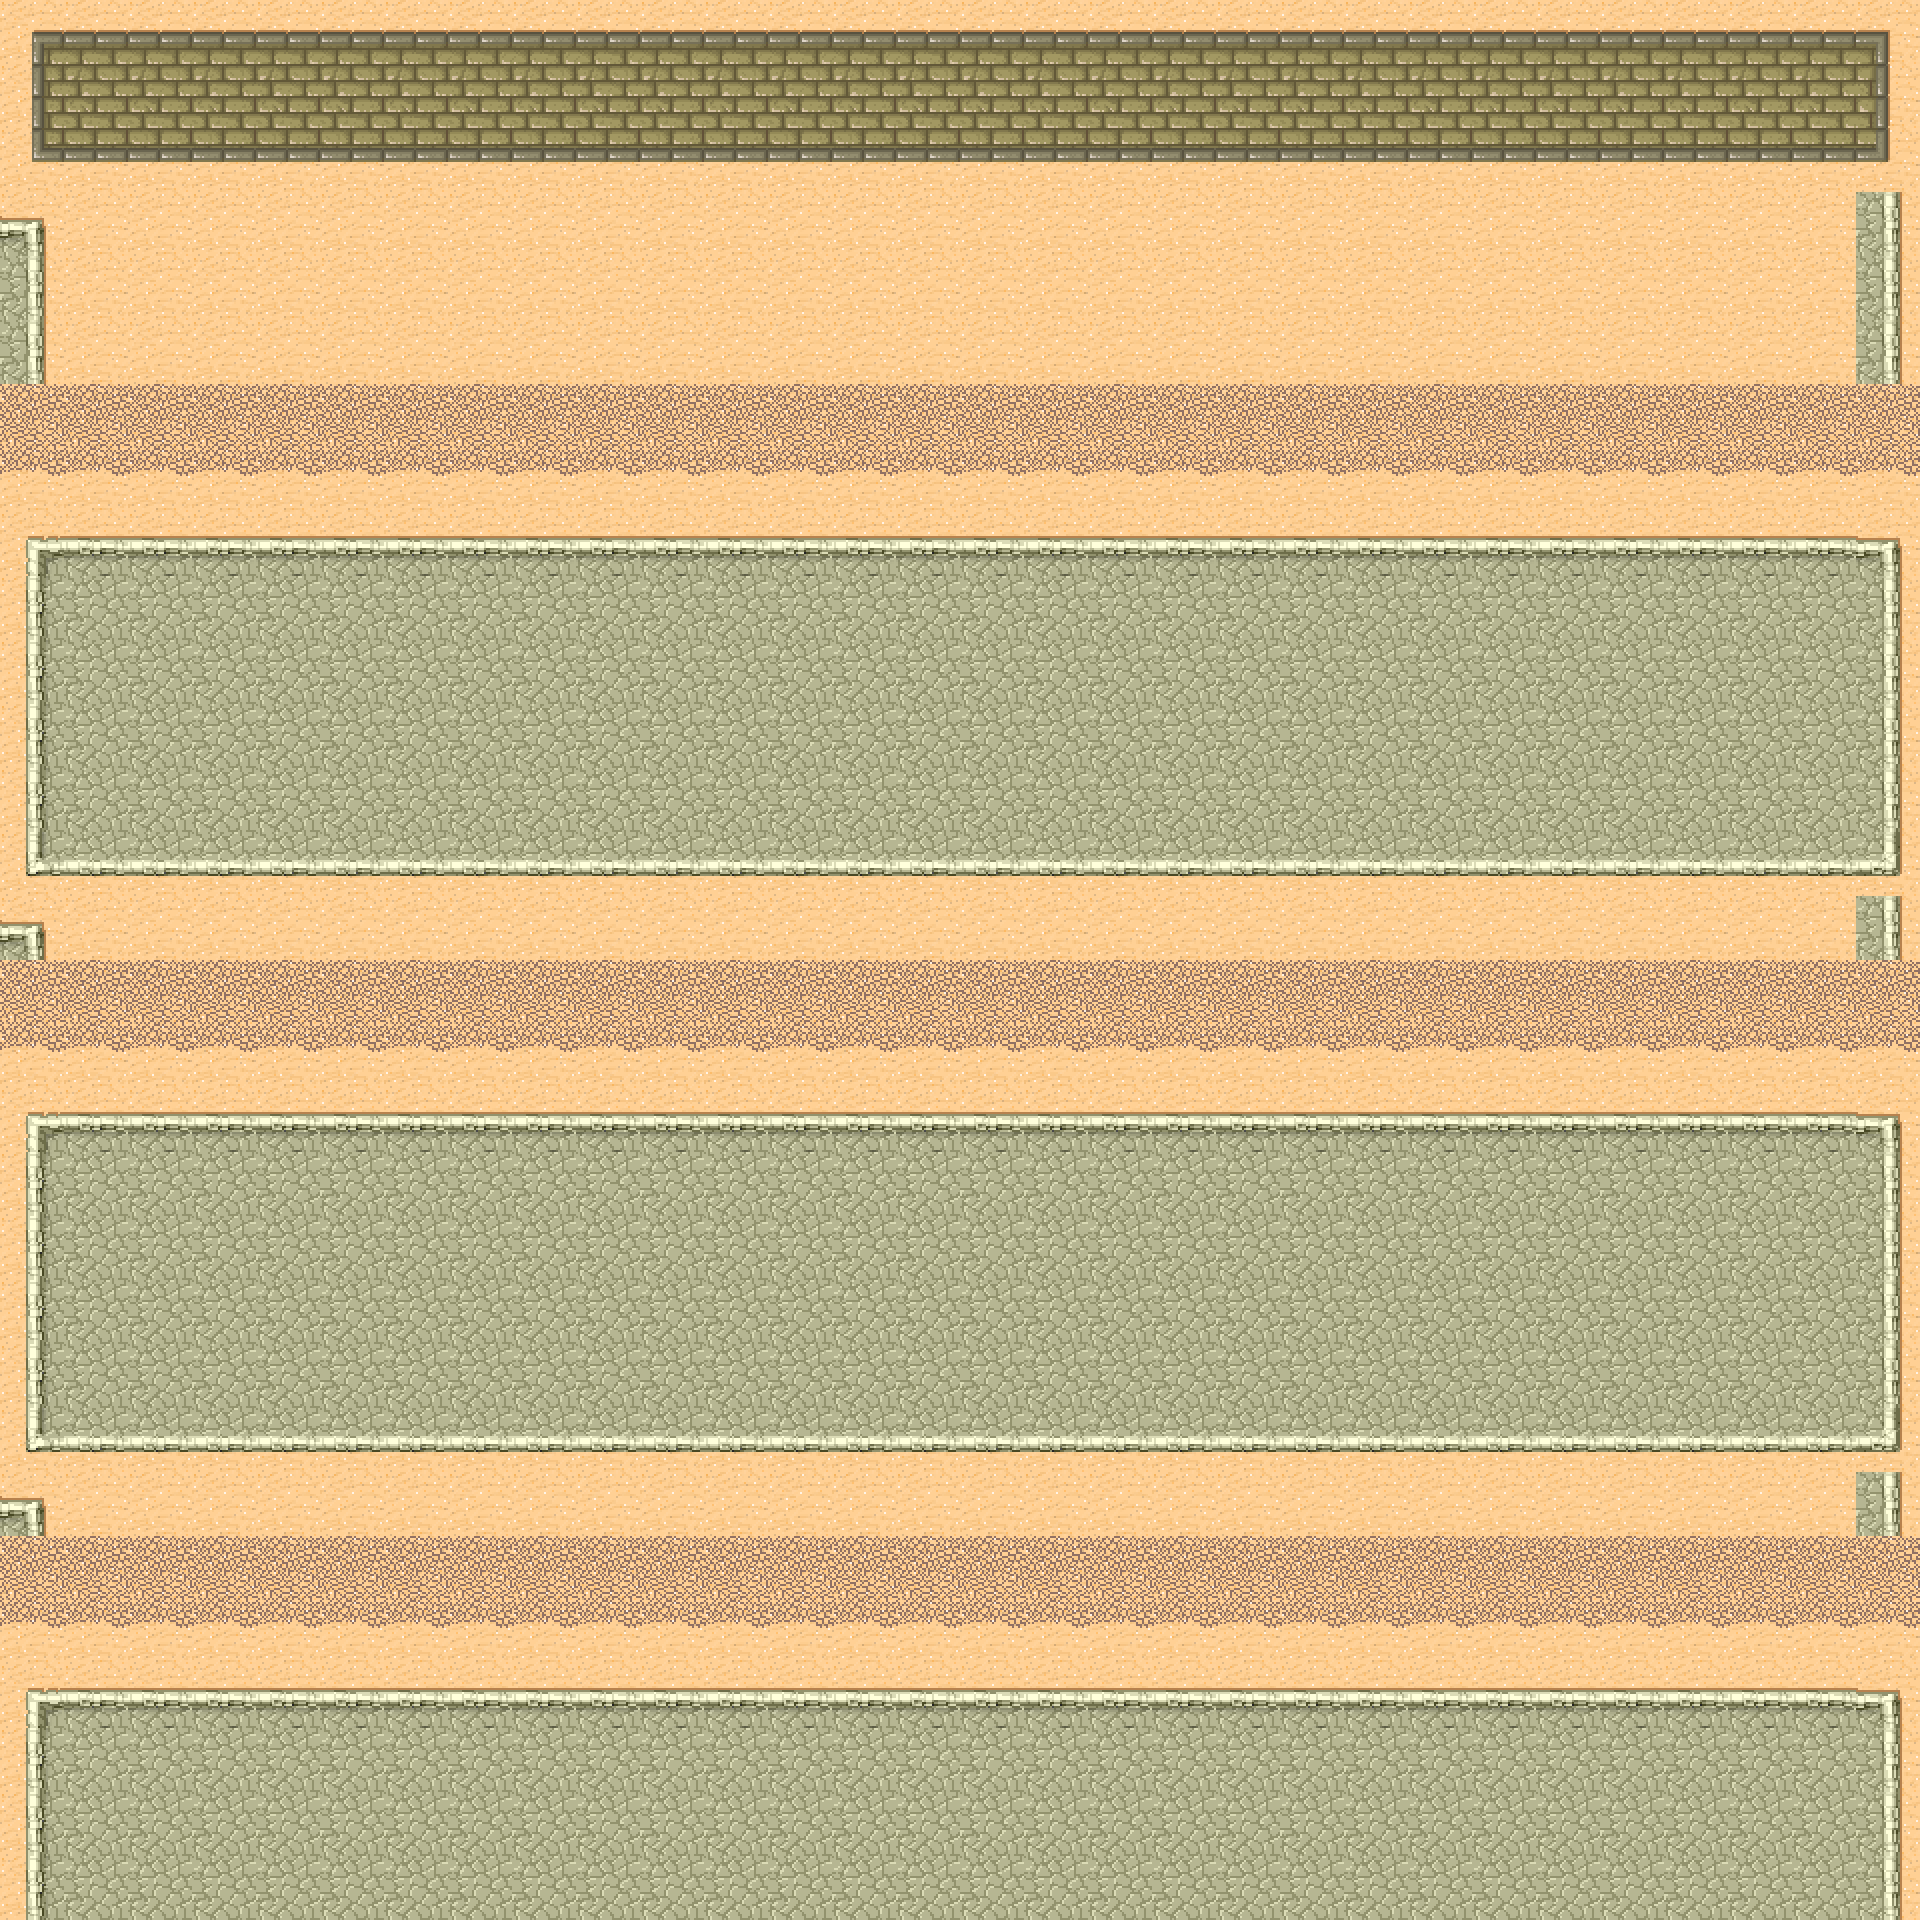

This is a level from a 2D game, rendered from its Tiled map with the project's own tilesets. A one-line summary and the map file follow, with tile-layer data summarised:
An orthogonal 30x30 tile map with 64x64 px tiles, 2 tile layers (Ground, Trees) and 22 objects.

<map version="1.10" tiledversion="2025.09.25" orientation="orthogonal" renderorder="right-down" width="30" height="30" tilewidth="64" tileheight="64" infinite="0" nextlayerid="8" nextobjectid="50">
 <editorsettings>
  <export target="area1.lua" format="lua" />
 </editorsettings>
 <tileset firstgid="1" name="tileset_area2" tilewidth="64" tileheight="64" spacing="2" margin="2" tilecount="48" columns="8">
  <image source="tileset_area2.png" trans="ff00ff" width="530" height="398" />
 </tileset>
 <layer id="1" name="Ground" width="30" height="30">
  <data>[900 cells, 900 non-empty, 3 distinct tile ids]</data>
 </layer>
 <layer id="2" name="Trees" width="30" height="30">
  <data>[900 cells, 580 non-empty, 18 distinct tile ids]</data>
 </layer>
 <objectgroup id="3" name="Walls">
  <object id="1" x="0" y="0" width="1920" height="192" />
  <object id="2" x="0" y="192" width="64" height="256" />
  <object id="3" x="1856" y="192" width="64" height="256" />
  <object id="4" x="0" y="512" width="1920" height="64" />
  <object id="5" x="0" y="960" width="64" height="128" />
  <object id="6" x="1856" y="960" width="64" height="128" />
  <object id="7" x="0" y="1088" width="1920" height="64" />
  <object id="8" x="0" y="1472" width="64" height="128" />
  <object id="9" x="1856" y="1472" width="64" height="128" />
  <object id="10" x="0" y="1600" width="1920" height="64" />
  <object id="11" x="0" y="1920" width="1920" height="64" />
 </objectgroup>
 <objectgroup id="5" name="Enemies">
  <object id="20" x="512" y="704" width="64" height="64">
   <properties>
    <property name="patrol_points" value="150,0;300,0" />
    <property name="type" value="red_slime" />
   </properties>
  </object>
  <object id="21" x="1280" y="704" width="64" height="64">
   <properties>
    <property name="patrol_points" value="100,0;200,0" />
    <property name="type" value="green_slime" />
   </properties>
  </object>
  <object id="22" x="768" y="1280" width="64" height="64">
   <properties>
    <property name="patrol_points" value="0,0;128,0" />
    <property name="type" value="bandit" />
   </properties>
  </object>
  <object id="23" x="1152" y="1280" width="64" height="64">
   <properties>
    <property name="patrol_points" value="0,0;128,0" />
    <property name="type" value="bandit" />
   </properties>
  </object>
 </objectgroup>
 <objectgroup id="6" name="NPCs">
  <object id="30" x="960" y="1728" width="64" height="64">
   <properties>
    <property name="id" value="level2_guide" />
    <property name="type" value="villager" />
   </properties>
  </object>
 </objectgroup>
 <objectgroup id="4" name="Portals">
  <object id="40" x="896" y="0" width="128" height="64">
   <properties>
    <property name="spawn_x" type="float" value="960" />
    <property name="spawn_y" type="float" value="1700" />
    <property name="target_map" value="assets/maps/level1/area2.lua" />
    <property name="type" value="portal" />
   </properties>
  </object>
  <object id="48" x="896" y="1920" width="128" height="64">
   <properties>
    <property name="intro_id" value="ending" />
    <property name="type" value="ending" />
   </properties>
  </object>
  <object id="49" x="1792" y="384" width="64" height="128">
   <properties>
    <property name="intro_id" value="ending" />
    <property name="type" value="ending" />
   </properties>
  </object>
 </objectgroup>
 <objectgroup id="7" name="SavePoints">
  <object id="45" x="384" y="832" width="64" height="64">
   <properties>
    <property name="id" value="save_level2_1" />
    <property name="type" value="savepoint" />
   </properties>
  </object>
  <object id="46" x="1472" y="832" width="64" height="64">
   <properties>
    <property name="id" value="save_level2_2" />
    <property name="type" value="savepoint" />
   </properties>
  </object>
  <object id="47" x="960" y="1344" width="64" height="64">
   <properties>
    <property name="id" value="save_level2_3" />
    <property name="type" value="savepoint" />
   </properties>
  </object>
 </objectgroup>
</map>
